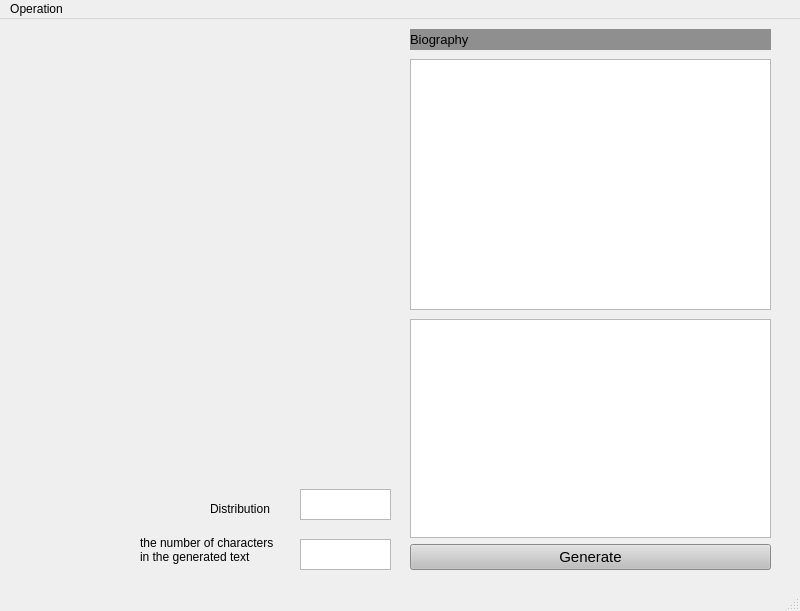
<?xml version="1.0" encoding="UTF-8"?>
<ui version="4.0">
 <class>MainWindow</class>
 <widget class="QMainWindow" name="MainWindow">
  <property name="geometry">
   <rect>
    <x>0</x>
    <y>0</y>
    <width>800</width>
    <height>611</height>
   </rect>
  </property>
  <property name="windowTitle">
   <string>MainWindow</string>
  </property>
  <widget class="QWidget" name="centralwidget">
   <widget class="QWidget" name="verticalLayoutWidget">
    <property name="geometry">
     <rect>
      <x>410</x>
      <y>300</y>
      <width>361</width>
      <height>251</height>
     </rect>
    </property>
    <layout class="QVBoxLayout" name="verticalLayout">
     <item>
      <widget class="QPlainTextEdit" name="plainTextEdit"/>
     </item>
     <item>
      <widget class="QPushButton" name="pushButton">
       <property name="font">
        <font>
         <pointsize>11</pointsize>
        </font>
       </property>
       <property name="styleSheet">
        <string notr="true">background-color: rgb(190, 190, 190);</string>
       </property>
       <property name="text">
        <string>Generate</string>
       </property>
      </widget>
     </item>
    </layout>
   </widget>
   <widget class="QPlainTextEdit" name="plainTextEdit_2">
    <property name="geometry">
     <rect>
      <x>410</x>
      <y>40</y>
      <width>361</width>
      <height>251</height>
     </rect>
    </property>
   </widget>
   <widget class="QTextEdit" name="textEdit">
    <property name="geometry">
     <rect>
      <x>300</x>
      <y>520</y>
      <width>91</width>
      <height>31</height>
     </rect>
    </property>
   </widget>
   <widget class="QLabel" name="label">
    <property name="geometry">
     <rect>
      <x>410</x>
      <y>10</y>
      <width>361</width>
      <height>21</height>
     </rect>
    </property>
    <property name="font">
     <font>
      <pointsize>10</pointsize>
     </font>
    </property>
    <property name="styleSheet">
     <string notr="true">background-color: rgb(143, 143, 143);</string>
    </property>
    <property name="text">
     <string>Biography</string>
    </property>
   </widget>
   <widget class="QLabel" name="label_2">
    <property name="geometry">
     <rect>
      <x>140</x>
      <y>500</y>
      <width>151</width>
      <height>61</height>
     </rect>
    </property>
    <property name="text">
     <string>the number of characters
in the generated text</string>
    </property>
   </widget>
   <widget class="QTextEdit" name="textEdit_2">
    <property name="geometry">
     <rect>
      <x>300</x>
      <y>470</y>
      <width>91</width>
      <height>31</height>
     </rect>
    </property>
   </widget>
   <widget class="QLabel" name="label_3">
    <property name="geometry">
     <rect>
      <x>210</x>
      <y>480</y>
      <width>71</width>
      <height>20</height>
     </rect>
    </property>
    <property name="text">
     <string>Distribution</string>
    </property>
   </widget>
  </widget>
  <widget class="QMenuBar" name="menubar">
   <property name="geometry">
    <rect>
     <x>0</x>
     <y>0</y>
     <width>800</width>
     <height>26</height>
    </rect>
   </property>
   <widget class="QMenu" name="menuOperation">
    <property name="title">
     <string>Operation</string>
    </property>
    <addaction name="actionImport_Poet"/>
   </widget>
   <addaction name="menuOperation"/>
  </widget>
  <widget class="QStatusBar" name="statusbar"/>
  <action name="actionImport_Poet">
   <property name="text">
    <string>Import Poet</string>
   </property>
  </action>
 </widget>
 <resources/>
 <connections/>
</ui>
